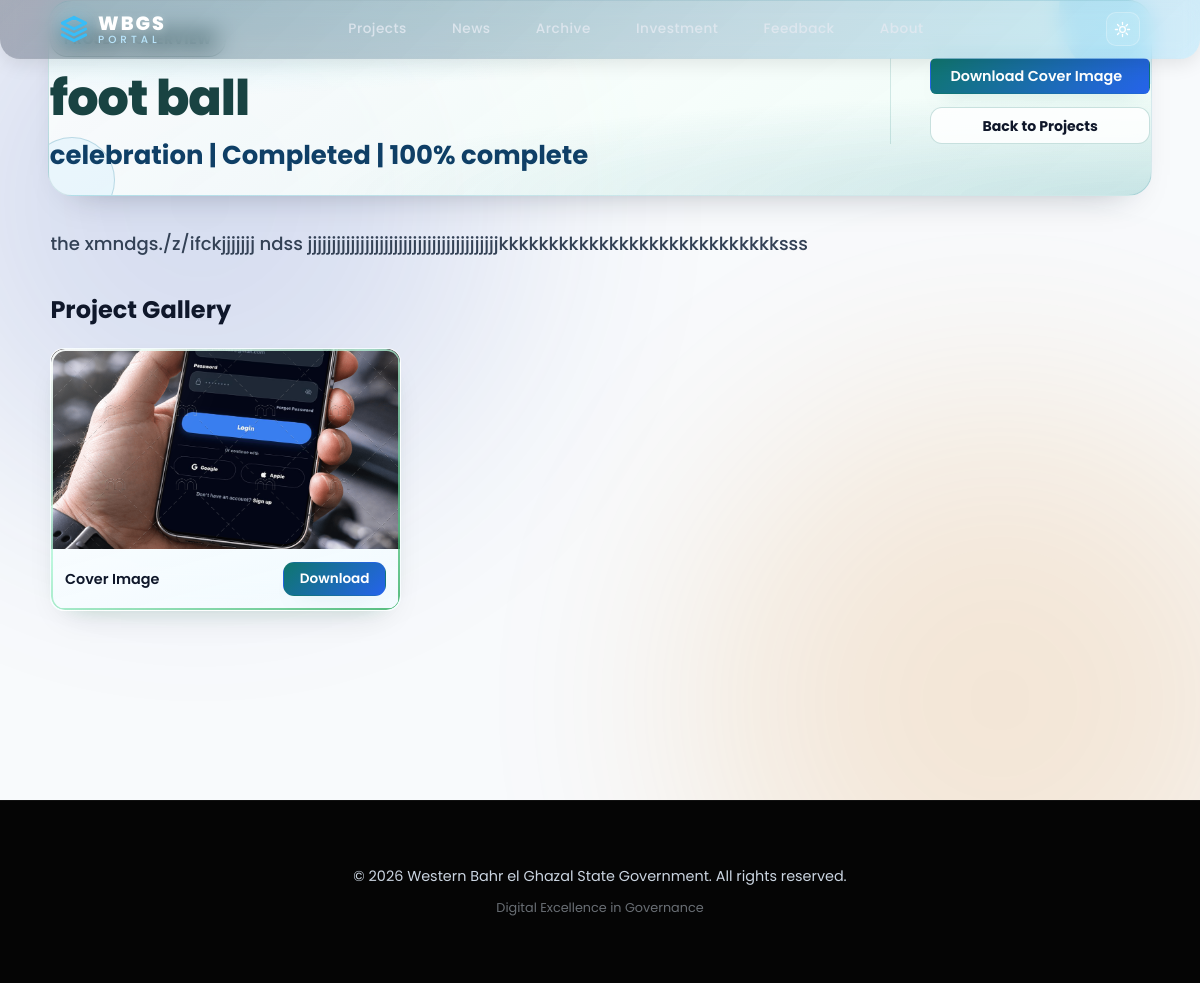
/projects/1/, run on the app's committed database.
### wau/models.py (models this page shows, shortened)
class Project(models.Model):
    STATUS_CHOICES = [
        ('Planned', 'Planned'),
        ('Ongoing', 'Ongoing'),
        ('Completed', 'Completed'),
    ]
    title = models.CharField(max_length=200)
    category = models.CharField(max_length=100)
    status = models.CharField(max_length=20, choices=STATUS_CHOICES, default='Planned')
    progress = models.IntegerField(
        default=0,
        validators=[MinValueValidator(0), MaxValueValidator(100)]
    )
    description = models.TextField()
    image = models.ImageField(upload_to='projects/', blank=True, null=True)
    cover_media_type = models.CharField(max_length=20, default='image')
    created_at = models.DateTimeField(auto_now_add=True)
    updated_at = models.DateTimeField(auto_now=True)

### wau/views.py (the view)
# urls.py: path('projects/<int:pk>/', views.project_detail, name='project_detail'),
def project_detail(request, pk):
    project = get_object_or_404(Project.objects.prefetch_related('images'), pk=pk)
    project_images = list(project.images.all())
    gallery_images = [item for item in project_images if item.image_type in {'gallery', 'image'}]
    before_images = [item for item in project_images if item.image_type == 'before']
    after_images = [item for item in project_images if item.image_type == 'after']
    return render(
        request,
        'project_detail.html',
        {
            'project': project,
            'gallery_images': gallery_images,
            'before_images': before_images,
            'after_images': after_images,
        },
    )

### templates/project_detail.html (shortened to what this page needs)
{% extends 'base.html' %}
{% block content %}
<div class="page-wrapper projects-wrapper light-theme project-detail-page">
    <div class="bg-glow bg-glow-blue"></div>
    <div class="bg-glow bg-glow-gold"></div>
    <div class="container section relative-z">
        <section class="project-overview-panel">
            <div class="project-overview-main">
                <p class="project-overview-kicker">Project Overview</p>
                <h1 class="project-overview-name">{{ project.title }}</h1>
                <p class="project-overview-meta">{{ project.category }} | {{ project.status }} | {{ project.progress }}% complete</p>
            </div>
            <div class="project-detail-actions">
                {% if project.image %}
                <a class="project-action-link download-link" href="{{ project.image.url }}" download>Download Cover Image</a>
                {% endif %}
                <a class="project-action-link" href="{% url 'projects' %}">Back to Projects</a>
            </div>
        </section>
        <section class="project-description-block">
            <p class="project-overview-description">{{ project.description }}</p>
        </section>
        <section class="gallery-section">
            <h2 class="gallery-title">Project Gallery</h2>
            <div class="gallery-grid">
                {% if project.image %}
                <article class="gallery-card glass-card">
                    <a href="{{ project.image.url }}" class="gallery-image-link js-gallery-open" data-full-image="{{ project.image.url }}" aria-label="Open cover image full size">
                        <img src="{{ project.image.url }}" alt="{{ project.title }} cover image" class="gallery-image" loading="lazy">
                    </a>
                    <div class="gallery-card-body">
                        <h3>Cover Image</h3>
                        <a class="project-action-link download-link" href="{{ project.image.url }}" download>Download</a>
                    </div>
                </article>
                {% endif %}
            </div>
        </section>
    </div>
</div>
{% endblock %}

### data on the page
Project: title "foot ball", category "celebration", status "Completed", progress "100", description "the xmndgs./z/ifckjjjjjjj ndss jjjjjjjjjjjjjjjjjjjjjjjjjjjjjjjjjjjjjjjjkkkkkkkkkkkkkkkkkkkkkkkkkkkksss", image (picture)
